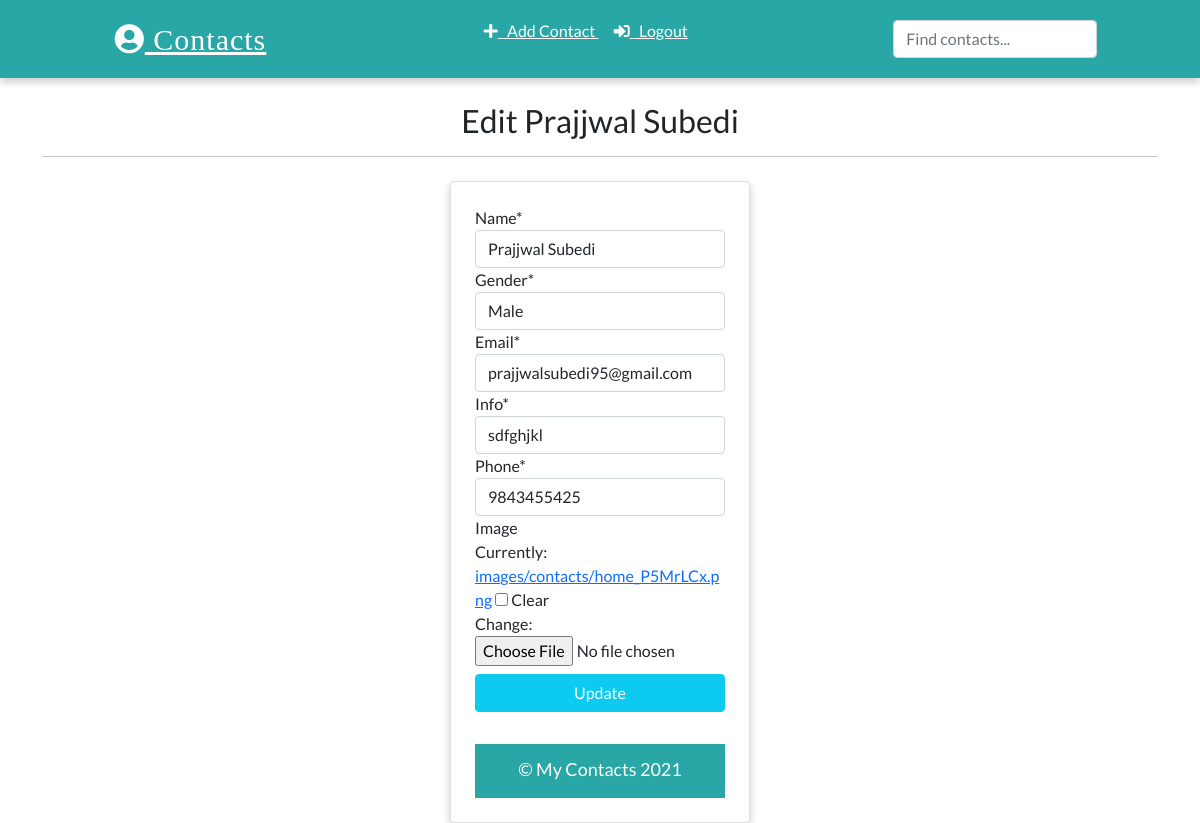
/contact/update/1 (signed in), run on the app's committed database.
### app/models.py (models this page shows)
class Contact(models.Model):
    manager = models.ForeignKey(User, on_delete=models.CASCADE, default = None)
    name = models.CharField(max_length=30)
    email = models.EmailField(max_length=100)
    phone = models.IntegerField()
    info = models.CharField(max_length=30)
    gender = models.CharField(max_length=20, choices=(
        ('male', 'Male'),
        ('female', 'Female')
    ))
    image = models.ImageField(upload_to='images/contacts', blank=True)
    date_added = models.DateTimeField(default=datetime.now)
    def __str__(self):
        return self.name
    class Meta:
        ordering = ['-id']

### app/views.py (the view, shortened to what this page needs)
# urls.py: path("contact/update/<int:pk>", views.ContactUpdateView.as_view(), name="update"),
class ContactUpdateView(LoginRequiredMixin, edit.UpdateView):
    template_name = 'update.html'
    model = models.Contact
    fields = ['name', 'gender', 'email', 'info', 'phone','image']

### templates/update.html (shortened to what this page needs)
{% extends 'base.html' %}
{% load static %}
{% load crispy_forms_tags %}
{% block content %}
{% if contact.manager == request.user %}
    <div class="container">
    <h2 class="heading font-weight-light text-center">Edit {{contact}}</h2>
    <hr />
</div>
<div class="container w-25 card p-4 mt-4">
    <form action="" method="POST" enctype="multipart/form-data">
    {{form|crispy }}
    <input type="submit" value="Update" class="w-100 text-white text-center my-2 btn btn-info">
    </form>
{% else %}
    <h2 class="heading font-weight-light text-center">You Don't have Permission to access This Page.</h2>
{% endif %}
{% endblock content %}

### static/css/main.css (style rules this page uses)
:root { --back: #29a7a6; --girl: #e64298; --boy: #2874dd; }
body { font-family: Lato, sans-serif; }
.card { box-shadow: 0 4px 8px 0 rgba(0, 0, 0, 0.2); transition: 0.3s; min-width: 250px; box-sizing: border-box; }

### data on the page
Contact: name "Prajjwal Subedi", gender "Male", email "prajjwalsubedi95@gmail.com", info "sdfghjkl", phone "9843455425"
